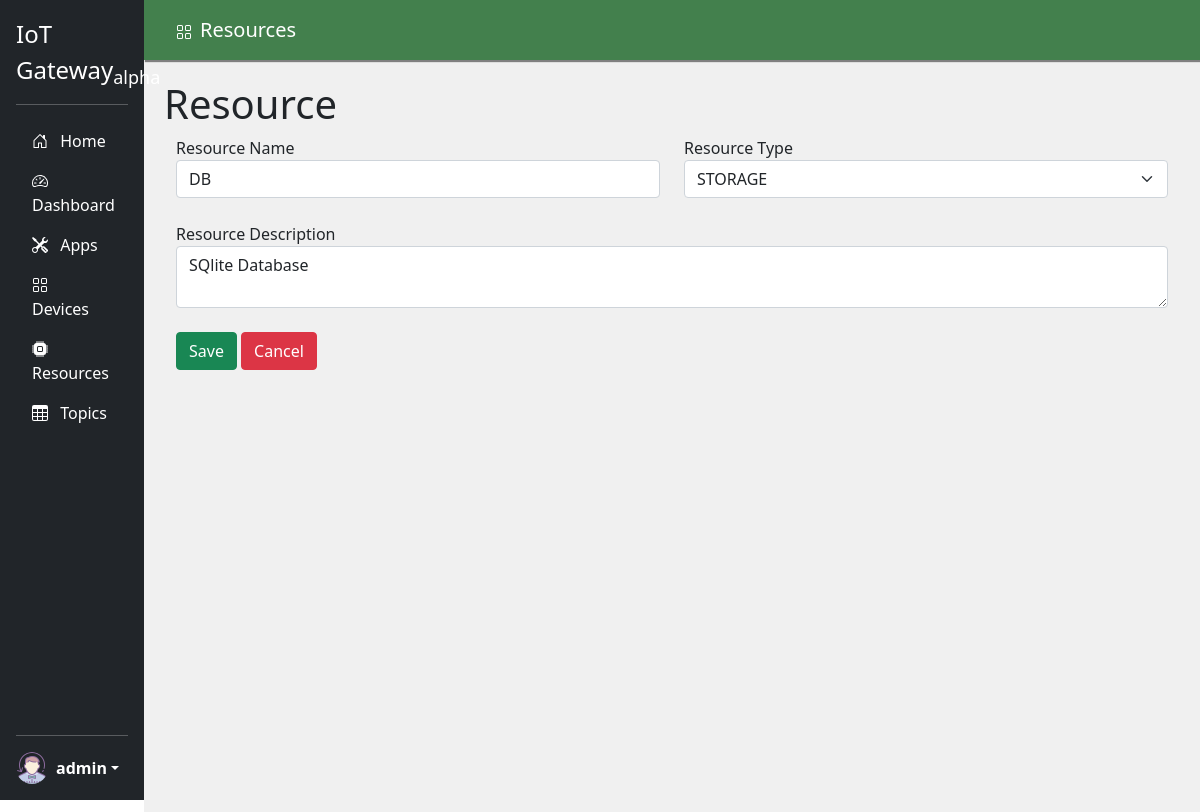
The app's page /resources/update/1 (signed in) with its own data.
### models.py (models this page shows, shortened)
class User(db.Model):
    id = db.Column(db.Integer, primary_key=True)
    username = db.Column(db.String(80), unique=True, nullable=False)
    password = db.Column(db.String(80), nullable=False)

class Resource(db.Model):
    id =  db.Column(db.Integer, primary_key=True)
    global_id = db.Column(db.Integer)
    name = db.Column(db.String(80), nullable=False)
    description = db.Column(db.String(200))
    resource_type = db.Column(db.String(80), nullable=False)
    create_at = db.Column(db.DateTime, nullable=False, default=datetime.utcnow)
    devices = db.relationship('Device',secondary=device_resource, lazy='subquery',back_populates="resources")

### resources.py (the view)
@bp.route('/update/<int:id>', methods=['GET', 'POST'])
@login_required
def update_resource(id):
    resource = Resource.query.filter_by(id=id).first()
    if resource is not None:
        if request.method == 'POST':
            name = request.form['name']
            description = request.form.get('description',None)
            resource_type = request.form.get('type',None)
            error = None
            if not name or not resource_type:
                error = 'No mandatory property is set.'
            if error is not None:
                flash(error)
            try:
                resource.name = name
                resource.description = description
                resource.resource_type = resource_type
                db.session.add(resource)
                db.session.commit()
                q = RedisQueue('register')
                self_resource = {"type":"resource","queue":"update"}
                self_resource["content"] = resource.light_serializable
                q.put(json.dumps(self_resource))
                return redirect(url_for('resource.resource_view',id = resource.id))
            except Exception as e:
                print(e)
                flash("DB Update Failed")
    else:
        flash("Resource Not Found")
    return render_template('resources/update.html',resource=resource)

### auth.py (called while the page is built)
def login_required(view):
    @functools.wraps(view)
    def wrapped_view(**kwargs):
        if g.user is None:
            return redirect(url_for('auth.login'))
        return view(**kwargs)
    return wrapped_view

@bp.before_app_request
def load_logged_in_user():
    user_id = session.get('user_id')
    if user_id is None:
        g.user = None
    else:
        g.user = User.query.filter_by(id=user_id).first()

### templates/resources/update.html (shortened to what this page needs)
{% extends 'base.html' %}
{% block menu %}
<ul class="nav nav-pills flex-column mb-auto">
  <li class="nav-item">
    <a href="{{ url_for('index.index') }}" class="nav-link text-white">
      <svg class="bi me-2" width="16" height="16"><use xlink:href="#home"></use></svg>
      Home
    </a>
  </li>
  <li>
    <a href="{{ url_for('dashboard.index') }}" class="nav-link text-white">
      <svg class="bi me-2" width="16" height="16"><use xlink:href="#speedometer2"></use></svg>
      Dashboard
    </a>
  </li>
  <li>
    <a href="{{ url_for('applications.applications_index') }}" class="nav-link text-white">
      <svg class="bi me-2" width="16" height="16"><use xlink:href="#tools"></use></svg>
      Apps
    </a>
  </li>
  <li>
    <a href="{{ url_for('device.device_index') }}" class="nav-link text-white">
      <svg class="bi me-2" width="16" height="16"><use xlink:href="#grid"></use></svg>
      Devices
    </a>
  </li>
  <li>
    <a href="{{ url_for('resource.resources_index') }}" class="nav-link text-white">
      <svg class="bi me-2" width="16" height="16"><use xlink:href="#cpu-fill"></use></svg>
      Resources
    </a>
  </li>
  <li>
    <a href="{{ url_for('topic.topic_index') }}" class="nav-link text-white">
      <svg class="bi me-2" width="16" height="16"><use xlink:href="#table"></use></svg>
      Topics
    </a>
  </li>
</ul>
{% endblock %}
{% block content %}
<div>
  <nav class="navbar title-nav">
    <div class="container-fluid">
      <span class="navbar-brand mb-0 h1"><svg class="bi me-2" width="16" height="16"><use xlink:href="#grid"></use></svg>Resources</span>
    </div>
  </nav>
  <div class="page-content">
    <h1>Resource</h1>
    <form method="post">
      <div class="container">
        <div class="row">
          <div class="col-sm form-group">
            <label for="name">Resource Name</label>
            <input name="name" id="name" class="form-control" value="{{ resource.name }}" required>
          </div>
          <div class="col-sm form-group">
            <label for="type">Resource Type</label>
            <select class="form-select" id="type" name="type" aria-label="Default select example">
              <option value="STORAGE" {% if resource.resource_type == 'STORAGE' %}selected{% endif %}>STORAGE</option>
            </select>
          </div>
        </div>
        <div class="row">
          <div class="col-sm ">
            <label for="description">Resource Description</label>
            <textarea name="description" id="description" class="form-control">{{ resource.description }}</textarea>
          </div>
        </div>
        <div class="row">
          <div class="col-sm ">
            <input type="submit" class="btn btn-success" value="Save">
            <a class="btn btn-danger" href="{{ url_for('resource.resource_view', id=resource.id) }}" role="button"> Cancel</a>
          </div>
        </div>
      </div>
    </form>
  </div>
</div>
{% endblock %}

### templates/base.html (shortened to what this page needs)
<!doctype html>
<html>
<head>
  <link rel="stylesheet" href="{{ url_for('static', filename='css/bootstrap.min.css') }}">
  <link rel="stylesheet" href="{{ url_for('static', filename='style.css') }}">
<link rel="stylesheet" href="https://cdn.jsdelivr.net/npm/bootstrap-select@1.14.0-beta3/dist/css/bootstrap-select.min.css">
</head>
<body>
  <div class="d-flex flex-column p-3 text-white bg-dark" style="width: 12%;">
    <a href="/" class="d-flex align-items-center mb-3 mb-md-0 me-md-auto text-white text-decoration-none">
      <span class="fs-4">IoT Gateway<sub>alpha</sub></span>
    </a>
    <hr>
    {% block menu %}
    {% endblock %}
    <hr>
    <div class="dropdown">
      <a href="#" class="d-flex align-items-center text-white text-decoration-none dropdown-toggle" id="dropdownUser1" data-bs-toggle="dropdown" aria-expanded="false">
        <img src="{{ url_for('static', filename='img/user.png') }}" alt="mdo" width="32" height="32" class="rounded-circle me-2">
        <strong>
          {% if g.user %}
          {{ g.user['username'] }}
          {% else %}
          user
          {% endif %}
        </strong>
      </a>
    </div>
  </div>
  <div class="div-content">
        {% block content %}{% endblock %}
  </div>
</body>
</html>

### static/style.css (style rules this page uses)
body { display: flex; flex-wrap: nowrap; height: 100vh; overflow-x: auto; overflow-y: hidden; }
body > * { flex-shrink: 0; min-height: -webkit-fill-available; }
.bi { vertical-align: -.125em; pointer-events: none; fill: currentColor; }
.dropdown-toggle { outline: 0; }
.div-content { width: 88%; }
.title-nav { width: 100%; height: 60px; padding-left: 20px; background-color: #43804D; color:white; box-shadow: 1px 2px 1px gray; }
.page-content { padding: 20px; height: 100vh; background-color: #f0f0f0; }

### records on screen
User: user.username "admin"
Resource: name "DB", type "STORAGE", description "SQlite Database"
